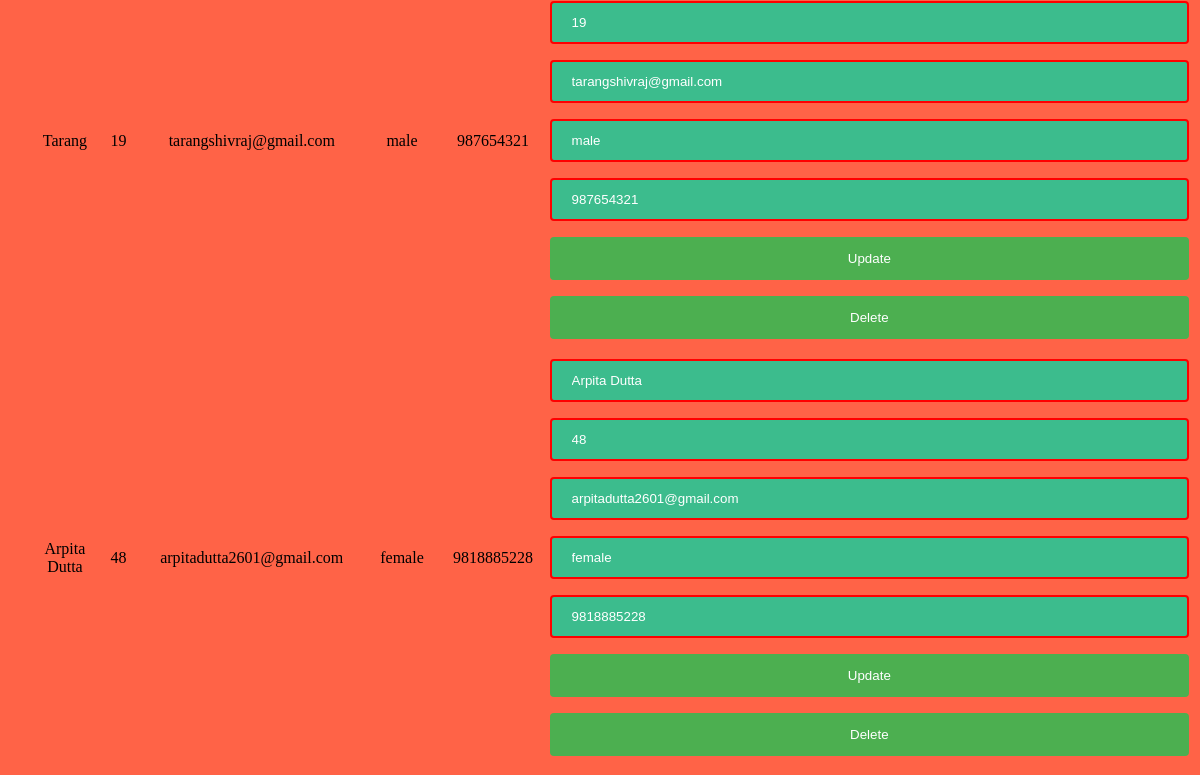
The app's page /clients (lower part), older data.
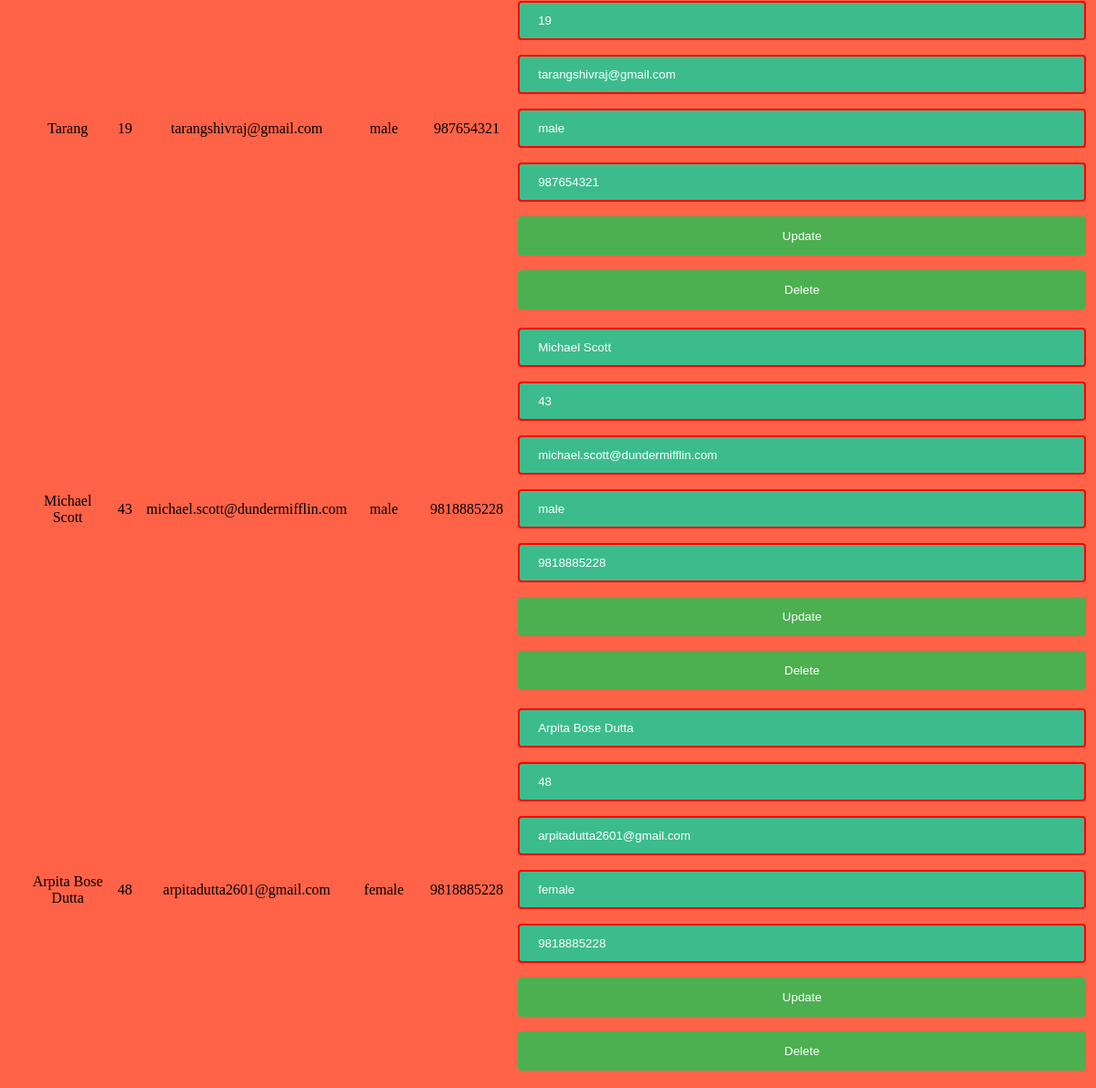
The same page, newer data.
### project.py (models this page shows)
class Customer(db.Model):
    name = db.Column(db.String(30), nullable=False)
    age = db.Column(db.Integer, nullable=False)
    email = db.Column(db.String(30), primary_key=True)
    gender = db.Column(db.String(20), nullable=False)
    phone = db.Column(db.String(13), nullable=False)

### project.py (the view)
@app.route("/clients", methods=['GET', 'POST'])
def clients():
    customers = Customer.query.all()
    return render_template("clients.html", customers=customers)

### templates/clients.html (shortened to what this page needs)
<!DOCTYPE html>
<html lang="en">
<head>
    <link rel="stylesheet" href="{{url_for('static', filename='style.css')}}">
</head>
<body style="background-color: tomato;">
    <div class="client-data">
    <table>
        <tbody>
            {% for customer in customers %}
            <tr>
                <td>{{customer.id}}</td>
                <td>{{customer.name}}</td>
                <td>{{customer.age}}</td>
                <td>{{customer.email}}</td>
                <td>{{customer.gender}}</td>
                <td>{{customer.phone}}</td>
                <td>
                    <form method="POST" action="./updateclient">
                        <input type="text" value="{{customer.name}}" name="newName">
                        <input type="text" value="{{customer.age}}" name="newAge">
                        <input type="text" value="{{customer.email}}" name="newEmail">
                        <input type="text" value="{{customer.gender}}" name="newGender">
                        <input type="text" value="{{customer.phone}}" name="newPhone">
                        <input type="submit" value="Update">
                    </form>
                    <form method="POST" action="./deleteclient">
                        <input type="submit" value="Delete">
                    </form>
                </td>
            </tr>
            {% endfor %}
        </tbody>
    </table>
    </div>
</body>
</html>

### static/style.css (style rules this page uses)
table { border-radius: 10px; text-align: center; margin: 0 auto; }
input[type=text] { width: 100%; padding: 12px 20px; margin: 8px 0; box-sizing: border-box; border: 2px solid red; border-radius: 4px; background-color: #3CBC8D; color: white; }
input[type=submit] { width: 100%; background-color: #4CAF50; color: white; padding: 14px 20px; margin: 8px 0; border: none; border-radius: 4px; cursor: pointer; }

Row changes from the older to the newer data that the page shows:
added Customer: name "Michael Scott", age "43", email "michael.scott@dundermifflin.com", gender "male", phone "9818885228", newName "Michael Scott", newAge "43", newEmail "michael.scott@dundermifflin.com", newGender "male", newPhone "9818885228"
changed Customer "arpitadutta2601@gmail.com": name "Arpita Dutta" → "Arpita Bose Dutta"; newName "Arpita Dutta" → "Arpita Bose Dutta"
